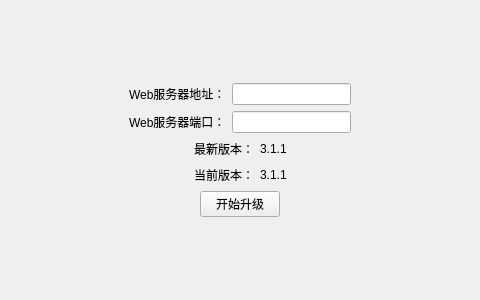
<?xml version="1.0" encoding="UTF-8"?>
<ui version="4.0">
 <class>upgrade</class>
 <widget class="QWidget" name="upgrade">
  <property name="geometry">
   <rect>
    <x>0</x>
    <y>0</y>
    <width>480</width>
    <height>300</height>
   </rect>
  </property>
  <property name="minimumSize">
   <size>
    <width>480</width>
    <height>300</height>
   </size>
  </property>
  <property name="maximumSize">
   <size>
    <width>480</width>
    <height>300</height>
   </size>
  </property>
  <property name="windowTitle">
   <string>版本更新</string>
  </property>
  <property name="windowIcon">
   <iconset resource="icon.qrc">
    <normaloff>:/icon/upgrade.png</normaloff>:/icon/upgrade.png</iconset>
  </property>
  <layout class="QVBoxLayout" name="verticalLayout_2">
   <item>
    <spacer name="verticalSpacer_2">
     <property name="orientation">
      <enum>Qt::Vertical</enum>
     </property>
     <property name="sizeHint" stdset="0">
      <size>
       <width>20</width>
       <height>40</height>
      </size>
     </property>
    </spacer>
   </item>
   <item>
    <layout class="QHBoxLayout" name="horizontalLayout_5">
     <item>
      <spacer name="horizontalSpacer_9">
       <property name="orientation">
        <enum>Qt::Horizontal</enum>
       </property>
       <property name="sizeHint" stdset="0">
        <size>
         <width>40</width>
         <height>20</height>
        </size>
       </property>
      </spacer>
     </item>
     <item>
      <widget class="QLabel" name="label_3">
       <property name="text">
        <string>Web服务器地址：</string>
       </property>
      </widget>
     </item>
     <item>
      <widget class="QLineEdit" name="webAddressLineEdit"/>
     </item>
     <item>
      <spacer name="horizontalSpacer_10">
       <property name="orientation">
        <enum>Qt::Horizontal</enum>
       </property>
       <property name="sizeHint" stdset="0">
        <size>
         <width>40</width>
         <height>20</height>
        </size>
       </property>
      </spacer>
     </item>
    </layout>
   </item>
   <item>
    <layout class="QHBoxLayout" name="horizontalLayout_4">
     <item>
      <spacer name="horizontalSpacer_7">
       <property name="orientation">
        <enum>Qt::Horizontal</enum>
       </property>
       <property name="sizeHint" stdset="0">
        <size>
         <width>40</width>
         <height>20</height>
        </size>
       </property>
      </spacer>
     </item>
     <item>
      <widget class="QLabel" name="label_4">
       <property name="text">
        <string>Web服务器端口：</string>
       </property>
      </widget>
     </item>
     <item>
      <widget class="QLineEdit" name="webPortLineEdit"/>
     </item>
     <item>
      <spacer name="horizontalSpacer_8">
       <property name="orientation">
        <enum>Qt::Horizontal</enum>
       </property>
       <property name="sizeHint" stdset="0">
        <size>
         <width>40</width>
         <height>20</height>
        </size>
       </property>
      </spacer>
     </item>
    </layout>
   </item>
   <item>
    <layout class="QHBoxLayout" name="horizontalLayout">
     <item>
      <spacer name="horizontalSpacer">
       <property name="orientation">
        <enum>Qt::Horizontal</enum>
       </property>
       <property name="sizeHint" stdset="0">
        <size>
         <width>40</width>
         <height>20</height>
        </size>
       </property>
      </spacer>
     </item>
     <item>
      <widget class="QLabel" name="label">
       <property name="text">
        <string>最新版本：</string>
       </property>
      </widget>
     </item>
     <item>
      <widget class="QLabel" name="newVerLabel">
       <property name="text">
        <string>3.1.1</string>
       </property>
      </widget>
     </item>
     <item>
      <spacer name="horizontalSpacer_2">
       <property name="orientation">
        <enum>Qt::Horizontal</enum>
       </property>
       <property name="sizeHint" stdset="0">
        <size>
         <width>40</width>
         <height>20</height>
        </size>
       </property>
      </spacer>
     </item>
    </layout>
   </item>
   <item>
    <layout class="QHBoxLayout" name="horizontalLayout_3">
     <item>
      <spacer name="horizontalSpacer_3">
       <property name="orientation">
        <enum>Qt::Horizontal</enum>
       </property>
       <property name="sizeHint" stdset="0">
        <size>
         <width>40</width>
         <height>20</height>
        </size>
       </property>
      </spacer>
     </item>
     <item>
      <widget class="QLabel" name="label_2">
       <property name="text">
        <string>当前版本：</string>
       </property>
      </widget>
     </item>
     <item>
      <widget class="QLabel" name="oldVerlabel">
       <property name="text">
        <string>3.1.1</string>
       </property>
      </widget>
     </item>
     <item>
      <spacer name="horizontalSpacer_4">
       <property name="orientation">
        <enum>Qt::Horizontal</enum>
       </property>
       <property name="sizeHint" stdset="0">
        <size>
         <width>40</width>
         <height>20</height>
        </size>
       </property>
      </spacer>
     </item>
    </layout>
   </item>
   <item>
    <layout class="QHBoxLayout" name="horizontalLayout_2">
     <item>
      <spacer name="horizontalSpacer_5">
       <property name="orientation">
        <enum>Qt::Horizontal</enum>
       </property>
       <property name="sizeHint" stdset="0">
        <size>
         <width>40</width>
         <height>20</height>
        </size>
       </property>
      </spacer>
     </item>
     <item>
      <widget class="QPushButton" name="pushButton">
       <property name="text">
        <string>开始升级</string>
       </property>
      </widget>
     </item>
     <item>
      <spacer name="horizontalSpacer_6">
       <property name="orientation">
        <enum>Qt::Horizontal</enum>
       </property>
       <property name="sizeHint" stdset="0">
        <size>
         <width>40</width>
         <height>20</height>
        </size>
       </property>
      </spacer>
     </item>
    </layout>
   </item>
   <item>
    <spacer name="verticalSpacer">
     <property name="orientation">
      <enum>Qt::Vertical</enum>
     </property>
     <property name="sizeHint" stdset="0">
      <size>
       <width>20</width>
       <height>40</height>
      </size>
     </property>
    </spacer>
   </item>
  </layout>
 </widget>
 <resources>
  <include location="icon.qrc"/>
 </resources>
 <connections/>
</ui>
